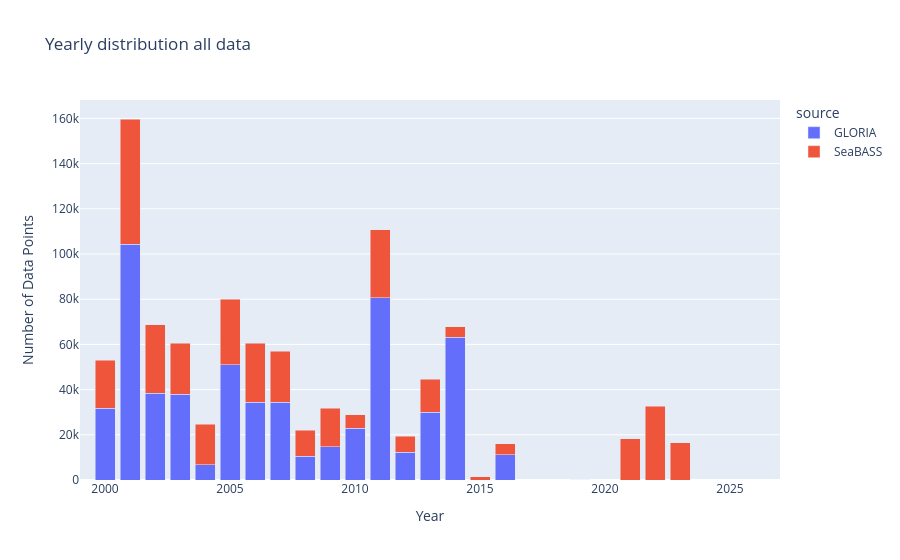

Notebook code cell kept with this figure:
### Code cell
year_test=df_long.copy()
year_test['datetime'] = pd.to_datetime(year_test['datetime'])
year_test['year'] = year_test['datetime'].dt.year
grouped = year_test.groupby(['year', 'source']).size().reset_index(name='DataPoints')

# Create bar chart
fig = px.bar(
    grouped,
    x='year',
    y='DataPoints',
    color='source',
    title='Yearly distribution all data',
    labels={'year': 'Year', 'DataPoints': 'Number of Data Points', 'metadata': 'Metadata'},)
fig.update_xaxes(range=[1999,2027])
fig.update_layout(barmode='stack')  # ensures stacking
fig.show()

### Figure 1 — Plotly figure (JSON) as saved in the notebook; plotly's stock layout.template omitted (floating-point values rounded to 4 significant figures)
{"data": [{"hovertemplate": "source=GLORIA<br>Year=%{x}<br>Number of Data Points=%{y}<extra></extra>", "legendgroup": "GLORIA", "marker": {"color": "#636efa", "pattern": {"shape": ""}}, "name": "GLORIA", "orientation": "v", "showlegend": true, "textposition": "auto", "type": "bar", "x": [2000, 2001, 2002, 2003, 2004, 2005, 2006, 2007, 2008, 2009, 2010, 2011, 2012, 2013, 2014, 2016], "xaxis": "x", "y": [31679, 104260, 38444, 38041, 6716, 51037, 34484, 34435, 10574, 14736, 22815, 80610, 12182, 29998, 63140, 11228], "yaxis": "y"}, {"hovertemplate": "source=SeaBASS<br>Year=%{x}<br>Number of Data Points=%{y}<extra></extra>", "legendgroup": "SeaBASS", "marker": {"color": "#EF553B", "pattern": {"shape": ""}}, "name": "SeaBASS", "orientation": "v", "showlegend": true, "textposition": "auto", "type": "bar", "x": [2000, 2001, 2002, 2003, 2004, 2005, 2006, 2007, 2008, 2009, 2010, 2011, 2012, 2013, 2014, 2015, 2016, 2019, 2021, 2022, 2023], "xaxis": "x", "y": [21245, 55482, 30223, 22471, 18058, 29040, 26104, 22443, 11547, 17081, 6124, 30171, 7261, 14510, 4695, 1335, 4850, 136, 18228, 32579, 16379], "yaxis": "y"}], "layout": {"autosize": true, "barmode": "stack", "legend": {"title": {"text": "source"}, "tracegroupgap": 0}, "title": {"text": "Yearly distribution all data"}, "xaxis": {"anchor": "y", "domain": [0, 1], "range": [1999, 2027], "title": {"text": "Year"}, "type": "linear"}, "yaxis": {"anchor": "x", "autorange": true, "domain": [0, 1], "range": [0, 168100.0], "title": {"text": "Number of Data Points"}, "type": "linear"}}}
